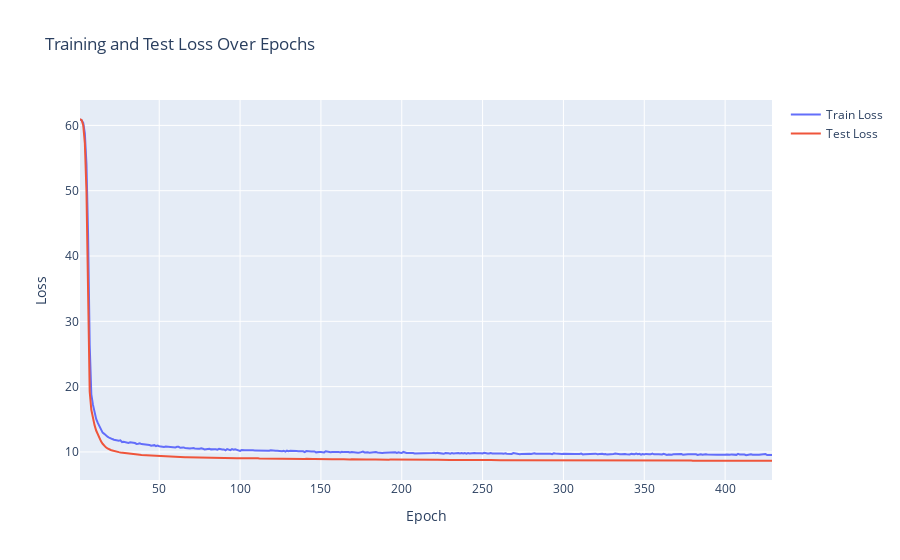

Here is the notebook cell this chart was saved with:
### Code cell
# Plot the results with Plotly
fig = go.Figure()
fig.add_trace(go.Scatter(x=list(range(1, num_epochs+1)), y=train_losses, mode='lines', name='Train Loss'))
fig.add_trace(go.Scatter(x=list(range(1, num_epochs+1)), y=test_losses, mode='lines', name='Test Loss'))

fig.update_layout(title='Training and Test Loss Over Epochs',
                  xaxis_title='Epoch',
                  yaxis_title='Loss')

fig.show()

### Figure 1 — Plotly figure (JSON) as saved in the notebook; plotly's stock layout.template omitted (floating-point values rounded to 4 significant figures; data arrays with more than 128 entries replaced by an {"elided": "..."} marker saying what was removed)
{"data": [{"mode": "lines", "name": "Train Loss", "type": "scatter", "x": {"elided": "500 int values"}, "y": {"elided": "429 float values"}}, {"mode": "lines", "name": "Test Loss", "type": "scatter", "x": {"elided": "500 int values"}, "y": {"elided": "429 float values"}}], "layout": {"title": {"text": "Training and Test Loss Over Epochs"}, "xaxis": {"title": {"text": "Epoch"}}, "yaxis": {"title": {"text": "Loss"}}}}
